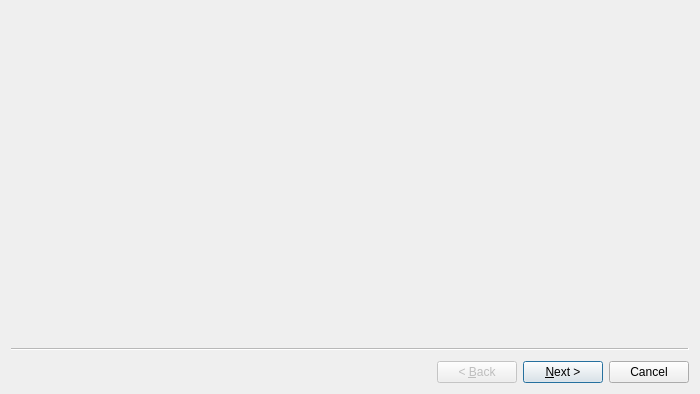
<?xml version="1.0" encoding="UTF-8"?>
<ui version="4.0">
 <class>Wizard</class>
 <widget class="QWizard" name="Wizard">
  <property name="geometry">
   <rect>
    <x>0</x>
    <y>0</y>
    <width>700</width>
    <height>394</height>
   </rect>
  </property>
  <property name="windowTitle">
   <string>Wizard</string>
  </property>
  <property name="options">
   <set>QWizard::HelpButtonOnRight</set>
  </property>
  <widget class="QWizardPage" name="wizardPage1"/>
  <widget class="QWizardPage" name="wizardPage2"/>
 </widget>
 <resources/>
 <connections/>
</ui>
